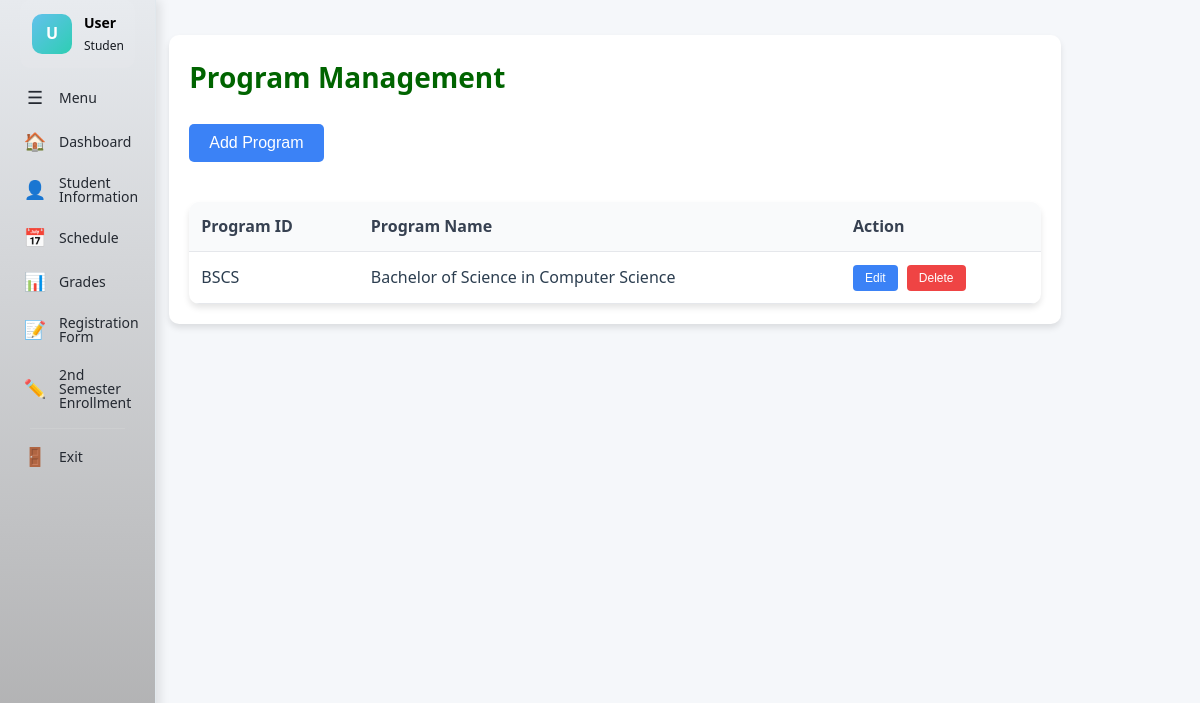
Screenshot of /program-management.php with the database file from the repository.
### tables this page shows
CREATE TABLE `program_data` (
  `ProgramId` varchar(50) NOT NULL,
  `ProgramName` varchar(255) NOT NULL,
  `CreatedAt` timestamp NOT NULL DEFAULT current_timestamp(),
  `UpdatedAt` timestamp NOT NULL DEFAULT current_timestamp() ON UPDATE current_timestamp()
);

### database/db_config.php (called while the page is built, shortened)
<?php
function getDBConnection() {
    static $conn = null;
    if ($conn === null) {
        $conn = new mysqli(DB_HOST, DB_USER, DB_PASS, DB_NAME);
        $conn->set_charset(DB_CHARSET);
    }
    return $conn;
}
function executeQuery($sql, $params = [], $types = '', &$errorMessage = null) {
    $conn = getDBConnection();
    try {
        $stmt = $conn->prepare($sql);
        if (!$stmt->execute()) {
            $errMsg = "Execute failed: " . $stmt->error;
            if ($errorMessage !== null) $errorMessage = $errMsg;
            error_log("executeQuery Execute Error: " . $errMsg . " | SQL: " . $sql);
            $stmt->close();
            return false;
        }
        if (stripos(trim($sql), 'SELECT') === 0) {
            $result = $stmt->get_result();
            $data = [];
            while ($row = $result->fetch_assoc()) {
                $data[] = $row;
            }
            return $data;
        }
        return true;
    } catch (Exception $e) {
        $errMsg = "Exception: " . $e->getMessage();
        if ($errorMessage !== null) $errorMessage = $errMsg;
        error_log("executeQuery Exception: " . $errMsg);
        return false;
    }
}
?>

### program-management.php (the view, shortened to what this page needs)
<?php
require_once 'database/db_config.php';
$programs = [];
try {
    $programs = executeQuery("SELECT ProgramId, ProgramName FROM program_data ORDER BY ProgramName ASC") ?: [];
} catch (Exception $e) {
}
?>
<!DOCTYPE html>
<html lang="en">
<head>
    <link rel="stylesheet" href="css/management.css">
</head>
<body>
    <?php include 'sidebar.php'; ?>
    <div class="management-content">
        <div class="management-area">
            <div class="program-management-container">
                <h1>Program Management</h1>
                <button class="program-management-btn-add" onclick="openModal()">Add Program</button>
                <table class="program-management-table">
                    <thead>
                        <tr>
                            <th>Program ID</th>
                            <th>Program Name</th>
                            <th>Action</th>
                        </tr>
                    </thead>
                    <tbody>
                        <?php if (empty($programs)): ?>
                            <tr>
                                <td colspan="3" style="text-align: center;">No programs found.</td>
                            </tr>
                        <?php else: ?>
                            <?php foreach ($programs as $program): ?>
                                <tr>
                                    <td><?php echo htmlspecialchars($program['ProgramId']); ?></td>
                                    <td><?php echo htmlspecialchars($program['ProgramName']); ?></td>
                                    <td class="program-management-action-cell">
                                        <button class="program-management-btn-edit" onclick="editProgram('<?php echo htmlspecialchars($program['ProgramId']); ?>', '<?php echo htmlspecialchars($program['ProgramName']); ?>')">Edit</button>
                                        <button class="program-management-btn-delete" onclick="deleteProgram('<?php echo htmlspecialchars($program['ProgramId']); ?>')">Delete</button>
                                    </td>
                                </tr>
                            <?php endforeach; ?>
                        <?php endif; ?>
                    </tbody>
                </table>
            </div>
        </div>
    </div>
</body>
</html>

### css/management.css (style rules this page uses)
* { margin: 0; padding: 0; box-sizing: border-box; }
:root { --primary-green: #006400; --primary-green-dark: #004d00; --primary-green-light: #28a745; --accent-light: #90EE90; --bg-main: #f5f7fa; --bg-card: #ffffff; --text-primary: #2c3e50; --text-secondary: #6c757d; --border-color: #e1e8ed; --shadow-sm: 0 2px 4px rgba(0, 0, 0, 0.08); --shadow-md: 0 4px 12px rgba(0, 0, 0, 0.1); --shadow-lg: 0 8px 24px rgba(0, 0, 0, 0.12); --transition: all 0.3s cubic-bezier(0.4, 0, 0.2, 1); }
body { font-family: 'Segoe UI', Tahoma, Geneva, Verdana, sans-serif; background-color: var(--bg-main); color: var(--text-primary); line-height: 1.6; width: 100vw; }
.management-content { width: calc(100% - 260px); padding: 0 24px 80px 0; min-height: calc(100vh - 128px); transition: var(--transition); background-color: var(--bg-main); }
.management-content h1, .management-content h2 { color: var(--primary-green); margin-bottom: 24px; font-weight: 700; }
.management-content h1 { font-size: 28px; }
.management-area { width: calc(100%); margin-top: 3px; padding: 32px 24px 80px 0; background-color: var(--bg-main); min-height: calc(100vh - 128px); transition: var(--transition); }
.program-management-container { background: white; border-radius: 10px; box-shadow: 0 4px 6px rgba(0, 0, 0, 0.1); padding: 20px; margin-bottom: 20px; }
.program-management-table { width: 100%; border-collapse: collapse; margin-top: 20px; background: white; border-radius: 10px; overflow: hidden; box-shadow: 0 4px 6px rgba(0, 0, 0, 0.1); }
.program-management-table th, .program-management-table td { padding: 12px; text-align: left; border-bottom: 1px solid #e5e7eb; }
.program-management-table th { background: #f9fafb; font-weight: 600; color: #374151; }
.program-management-action-cell { white-space: nowrap; }
.program-management-btn-add { background: #3b82f6; color: white; padding: 10px 20px; border: none; border-radius: 5px; cursor: pointer; font-size: 16px; margin-bottom: 20px; }
.program-management-btn-edit { background: #3b82f6; color: white; padding: 6px 12px; border: none; border-radius: 4px; cursor: pointer; font-size: 12px; margin-right: 5px; }
.program-management-btn-delete { background: #ef4444; color: white; padding: 6px 12px; border: none; border-radius: 4px; cursor: pointer; font-size: 12px; }

### sidebar.php (style rules this page uses)
.management-content, .management-area { margin-left: 8%; transition: margin-left 0.3s ease; }

### rows the page displays
program_data: ProgramId "BSCS", ProgramName "Bachelor of Science in Computer Science"

### other values shown
$userInitial "U"
$userName "User"
